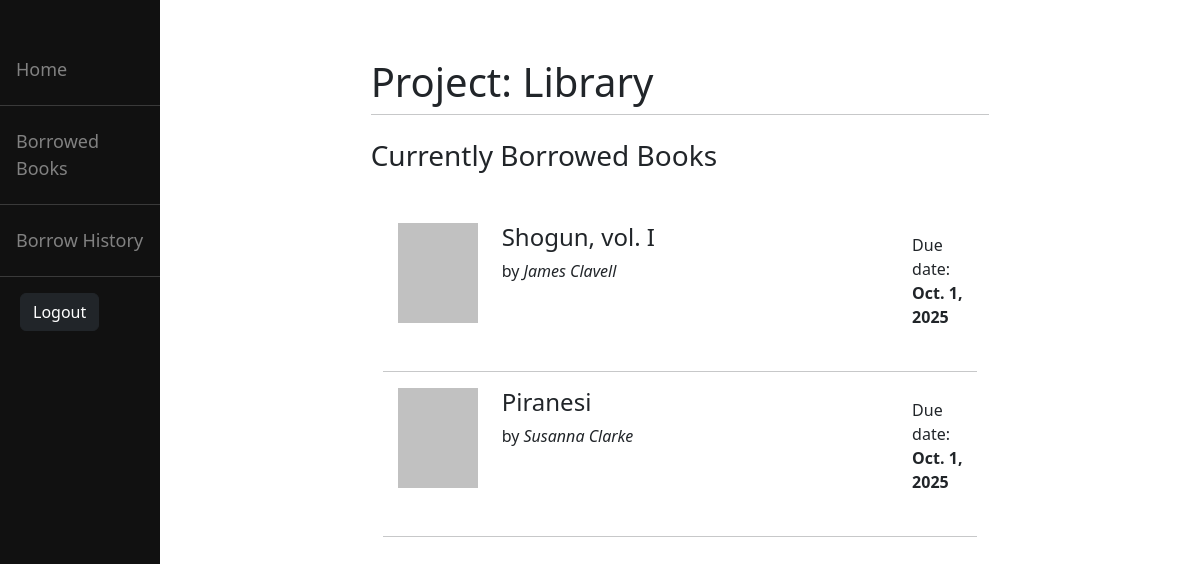
/library/borrowed/ (signed in), run on the app's committed database.
### library/models.py (models this page shows, shortened)
class BorrowRecord(models.Model):
    user = models.ForeignKey(CustomUser, on_delete=models.CASCADE)
    book = models.ForeignKey(Book, on_delete=models.CASCADE)
    date_of_borrowing = models.DateField(auto_now_add=True)
    due_date = models.DateField(null=True, blank=True)
    returned = models.BooleanField(default=False)
    date_of_return = models.DateField(null=True, blank=True)

class Book(models.Model):
    title = models.CharField(max_length=200)
    author = models.CharField(max_length=200)
    publisher = models.CharField(max_length=200)
    year_of_release = models.PositiveIntegerField(default=dt.now().year)
    serial_book_number = models.CharField(max_length=13)
    description = models.TextField(blank=True)
    no_copies = models.PositiveIntegerField(default=1)
    no_available = models.PositiveIntegerField(default=1)

### library/views.py (the view)
# urls.py: path('borrowed/', views.borrowed, name="borrowed"),
@login_required
def borrowed(request):
    if not request.user.is_approved:
        print("Your account is awaiting admin approval.")
        return redirect("pending")
    brs = request.user.borrowrecord_set.all()
    return render(request, "library/borrowed.html", {"brs": brs})

### library/templates/library/borrowed.html (shortened to what this page needs)
{% extends "library/base_library.html" %}
{% block content %}
    <h3 style="margin: 20px 0 50px 0;"> Currently Borrowed Books </h3>
    {% for br in brs %}
        {% if br.returned == False %}
            <div class="container">
                <div class="row">
                    <div class="col">
                        <div style="height:100px; width:80px; background-color: #c1c1c1; margin-left:15px;"></div>
                    </div>
                    <div class="col-8">
                        <h4>{{br.book.title}}</h4>
                        <p>by <em>{{br.book.author}}</em></p>
                    </div>
                    <div class="col" style="padding: 10px">
                        <p>Due date: <br><strong>{{br.due_date}}</strong></p>
                    </div>
                </div>
                <hr>
            </div>
        {% endif %}
    {% endfor %}
{% endblock %}

### data on the page
BorrowRecord: book "Shogun, vol. I", book.author "James Clavell", due_date "Oct. 1, 2025"
BorrowRecord: book "Piranesi", book.author "Susanna Clarke", due_date "Oct. 1, 2025"
